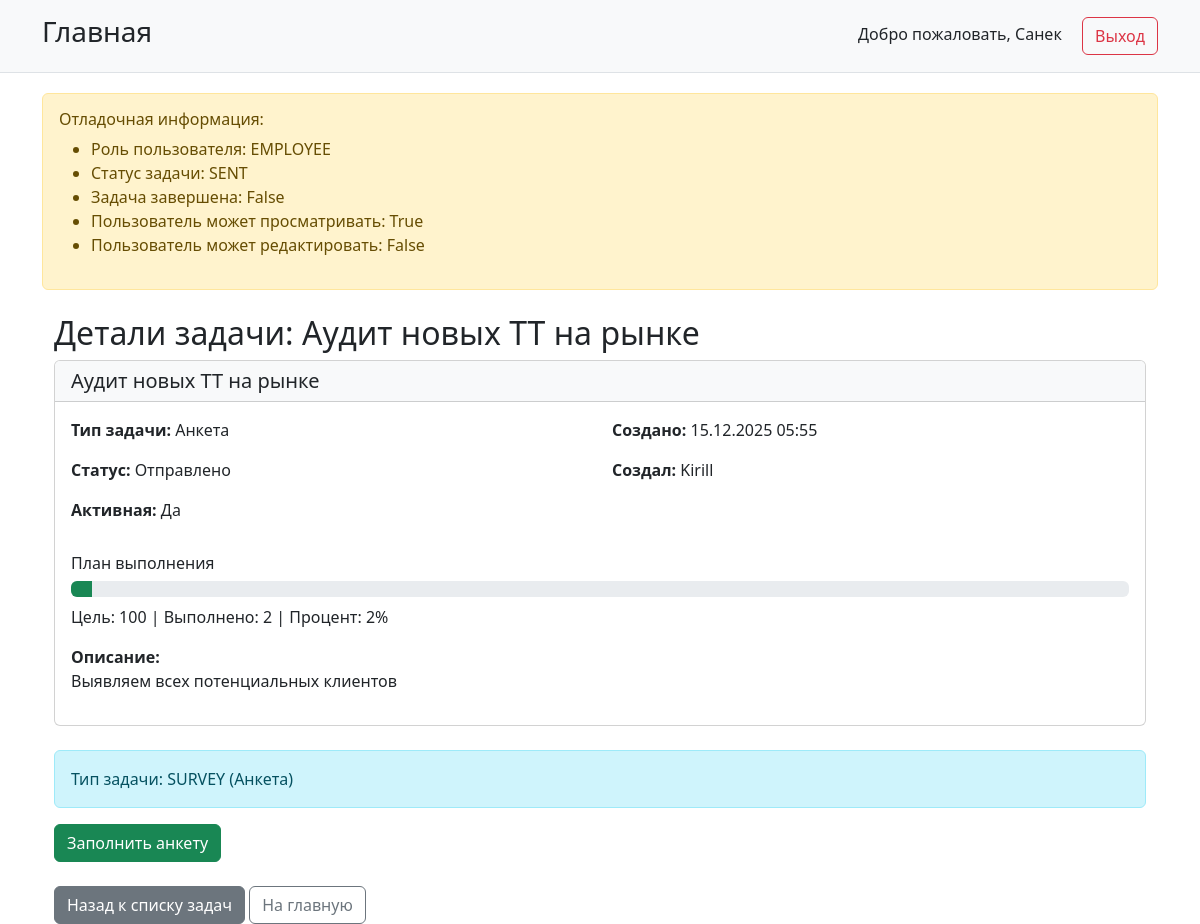
The page /tasks/24/ (signed in) on the database as committed earlier.
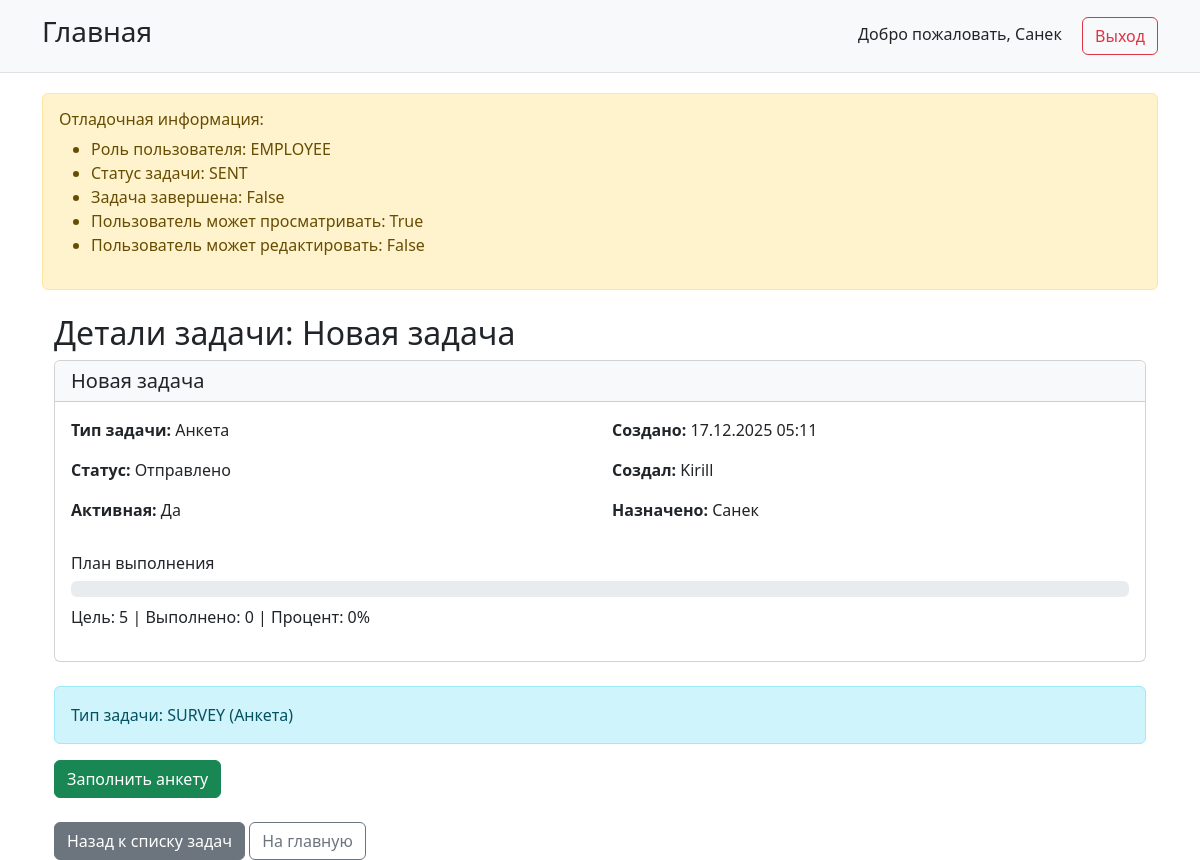
The same page on the database as committed later.
### tasks/models.py (models this page shows, shortened)
class Task(models.Model):
    title = models.CharField(_('Название задачи'), max_length=200)
    description = models.TextField(_('Описание'), blank=True, null=True)
    task_type = models.CharField(
        _('Тип задачи'),
        max_length=20,
        choices=TaskType.choices
    )
    status = models.CharField(
        _('Статус'),
        max_length=20,
        choices=TaskStatus.choices,
        default=TaskStatus.DRAFT
    )
    is_active = models.BooleanField(_('Активная'), default=True)
    assigned_to = models.ForeignKey(
        CustomUser,
        on_delete=models.SET_NULL,
        null=True,
        blank=True,
        limit_choices_to={'role': UserRoles.EMPLOYEE},
        verbose_name=_('Назначено сотруднику')
    )
    client = models.ForeignKey(
        Client,
        on_delete=models.SET_NULL,
        null=True,
        blank=True,
        verbose_name=_('Клиент')
    )
    created_by = models.ForeignKey(
        CustomUser,
        on_delete=models.SET_NULL,
        null=True,
        related_name='created_tasks',
        limit_choices_to={'role': UserRoles.MODERATOR},
        verbose_name=_('Создано модератором')
    )
    created_at = models.DateTimeField(_('Создано'), auto_now_add=True)
    updated_at = models.DateTimeField(_('Обновлено'), auto_now=True)
    moderator_comment = models.TextField(
        _('Комментарий модератора'),
        blank=True,
        null=True
    )
    target_count = models.PositiveIntegerField(
        _('Целевое количество ответов'),
        default=0,
        help_text=_('Для анкет: сколько клиентов нужно опросить')
    )
    current_count = models.PositiveIntegerField(
        _('Текущее количество ответов'),
        default=0
    )
    def can_be_viewed_by(self, user):
        if user.role == UserRoles.MODERATOR:
            return True
        if user.role == UserRoles.EMPLOYEE:
            return (
                self.status in [TaskStatus.SENT, TaskStatus.REWORK, TaskStatus.ON_CHECK] and
                self.is_active and
                (self.assigned_to == user or self.assigned_to is None)
            )
        return False
    def can_be_edited_by(self, user):
        return user.role == UserRoles.MODERATOR
    def get_completion_percentage(self):
        if self.task_type == TaskType.SURVEY and self.target_count > 0:
            return min(100, int((self.current_count / self.target_count) * 100))
        return 0
    class Meta:
        verbose_name = _('Задача')
        verbose_name_plural = _('Задачи')
        ordering = ['-created_at']

### users/models.py (models this page shows, shortened)
class CustomUser(AbstractUser):
    role = models.CharField(
        _('Роль'),
        max_length=20,
        choices=Role.choices,
        default=Role.EMPLOYEE
    )
    phone = models.CharField(
        _('Телефон'),
        max_length=20,
        blank=True,
        null=True
    )
    groups = models.ManyToManyField(
        Group,
        verbose_name=_('groups'),
        blank=True,
        help_text=_(
            'The groups this user belongs to. A user will get all permissions '
            'granted to each of their groups.'
        ),
        related_name='customuser_set',
        related_query_name='customuser',
    )
    user_permissions = models.ManyToManyField(
        Permission,
        verbose_name=_('user permissions'),
        blank=True,
        help_text=_('Specific permissions for this user.'),
        related_name='customuser_set',
        related_query_name='customuser',
    )
    class Meta:
        verbose_name = _('Пользователь')
        verbose_name_plural = _('Пользователи')

### tasks/views.py (the view, shortened to what this page needs)
# urls.py: path('<int:pk>/', views.TaskDetailView.as_view(), name='task_detail'),
class TaskDetailView(LoginRequiredMixin, DetailView):
    model = Task
    template_name = 'tasks/task_detail.html'
    context_object_name = 'task'
    def get_object(self, queryset=None):
        task = super().get_object(queryset)
        if not task.can_be_viewed_by(self.request.user):
            raise Http404(_("Задача не найдена или недоступна"))
        return task
    def get_context_data(self, **kwargs):
        context = super().get_context_data(**kwargs)
        context['title'] = _('Детали задачи')
        context['can_edit'] = self.object.can_be_edited_by(self.request.user)
        user = self.request.user
        context['debug_info'] = {
            'user_role': user.role,
            'task_status': context['task'].status,
            'task_is_completed': context['task'].status == 'COMPLETED',
            'user_can_view': context['task'].can_be_viewed_by(user),
            'user_can_edit': context['task'].can_be_edited_by(user),
        }
        if context['task'].task_type == TaskType.SURVEY:
            context['completion_percentage'] = context['task'].get_completion_percentage()
        return context

### templates/tasks/task_detail.html (shortened to what the changed rows need)
{% extends 'base.html' %}
{% load i18n %}
{% block content %}
{% if debug_info %}
<div class="alert alert-warning mt-3">
    <h6>Отладочная информация:</h6>
    <ul>
        <li>Роль пользователя: {{ debug_info.user_role }}</li>
        <li>Статус задачи: {{ debug_info.task_status }}</li>
        <li>Задача завершена: {{ debug_info.task_is_completed }}</li>
        <li>Пользователь может просматривать: {{ debug_info.user_can_view }}</li>
        <li>Пользователь может редактировать: {{ debug_info.user_can_edit }}</li>
    </ul>
</div>
{% endif %}
<div class="container mt-4">
    <div class="row">
        <div class="col-md-12">
            <h2>{% trans 'Детали задачи' %}: {{ task.title }}</h2>
            <div class="card mb-4">
                <div class="card-header bg-light">
                    <h5 class="mb-0">{{ task.title }}</h5>
                </div>
                <div class="card-body">
                    <div class="row">
                        <div class="col-md-6">
                            <p><strong>{% trans 'Тип задачи:' %}</strong> {{ task.get_task_type_display }}</p>
                            <p><strong>{% trans 'Статус:' %}</strong> {{ task.get_status_display }}</p>
                            <p><strong>{% trans 'Активная:' %}</strong> {% if task.is_active %}{% trans 'Да' %}{% else %}{% trans 'Нет' %}{% endif %}</p>
                        </div>
                        <div class="col-md-6">
                            <p><strong>{% trans 'Создано:' %}</strong> {{ task.created_at|date:"d.m.Y H:i" }}</p>
                            {% if task.created_by %}
                                <p><strong>{% trans 'Создал:' %}</strong> {{ task.created_by.username }}</p>
                            {% endif %}
                            {% if task.assigned_to %}
                                <p><strong>{% trans 'Назначено:' %}</strong> {{ task.assigned_to.username }}</p>
                            {% endif %}
                        </div>
                    </div>
                    {% if task.task_type == 'SURVEY' %}
                        <div class="mt-3">
                            <h6>{% trans 'План выполнения' %}</h6>
                            <div class="progress mb-2">
                                <div class="progress-bar bg-success" role="progressbar" style="width: {{ task.get_completion_percentage }}%" aria-valuenow="{{ task.get_completion_percentage }}" aria-valuemin="0" aria-valuemax="100"></div>
                            </div>
                            <p>{% trans 'Цель:' %} {{ task.target_count }} | {% trans 'Выполнено:' %} {{ task.current_count }} | {% trans 'Процент:' %} {{ task.get_completion_percentage }}%</p>
                        </div>
                    {% endif %}
                    {% if task.description %}
                        <div class="mt-3">
                            <strong>{% trans 'Описание:' %}</strong>
                            <p>{{ task.description }}</p>
                        </div>
                    {% endif %}
                </div>
            </div>
            <div class="mb-4">
                {% if user.role == 'EMPLOYEE' and task.status != 'COMPLETED' %}
                    <div class="alert alert-info mb-3">
                        Тип задачи: {{ task.task_type }} ({{ task.get_task_type_display }})
                    </div>
                    {% if task.task_type == 'SURVEY' %}
                        <a href="{% url 'tasks:survey_response' task.pk %}" class="btn btn-success me-2">{% trans 'Заполнить анкету' %}</a>
                    {% elif task.task_type == 'EQUIPMENT_PHOTO' or task.task_type == 'SIMPLE_PHOTO' %}
                        <a href="#" class="btn btn-success me-2">{% trans 'Загрузить фото' %}</a>
                    {% else %}
                        <form method="post" style="display: inline;">
                            {% csrf_token %}
                            <button type="submit" class="btn btn-success me-2">{% trans 'Выполнить задачу' %}</button>
                        </form>
                    {% endif %}
                {% endif %}
            </div>
            <a href="{% url 'tasks:task_list' %}" class="btn btn-secondary">{% trans 'Назад к списку задач' %}</a>
            <a href="{% url 'home' %}" class="btn btn-outline-secondary">{% trans 'На главную' %}</a>
        </div>
    </div>
</div>
{% endblock %}

Rows that differ between the two databases and show on the page:
changed Task "SENT": title "Аудит новых ТТ на рынке" → "Новая задача"; created_at "15.12.2025 05:55" → "17.12.2025 05:11"; assigned_to_id empty → 3 (drawn); assigned_to.username (not shown) → "Санек"; target_count "100" → "5"; current_count "2" → "0"; get_completion_percentage "2" → "0"; description "Выявляем всех потенциальных клиентов" → (not shown)
Other text that changed with them:
text no longer shown: "Описание:"
text now shown: "Назначено:"
